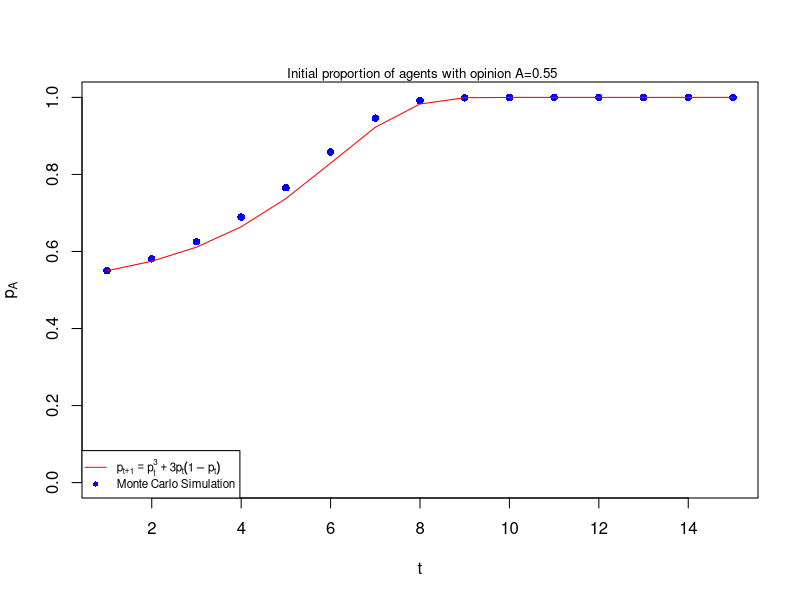

Source code (R):
##******************************************************************##
# Monte Carlo Simulation of the Galam Majority Model in a simple way
# obs:  agents are chosen sequentially
# Galam, Serge. "Sociophysics: a review of Galam models." 
# International Journal of Modern Physics C 19.03 (2008): 409-440.
##******************************************************************##

# Main rule: Iif there is a local majority (2 × 1) in favor of
# one of the two possible opinions, the individual with minority opinion
# will follow the local majority.

nao     = 550  # number of initial A
nbo     = 450  # number of initial B

tmax    = 15   # number of time steps 
nsims   = 5    # number of independent simulations

N       = nao+nbo

ids     = 1:N

out.A.num = matrix(0,nrow=tmax, ncol=nsims)
out.B.num = matrix(0,nrow=tmax, ncol=nsims)

# Loop over monte carlo simulations
for (simu in 1:nsims) {
  
  # initialization
  A.num  = c(nao)
  B.num  = c(nbo)
    
  opi  = c( rep(1, A.num), rep(-1, B.num) )
  opi2 = opi
  
  # Dynamics 
  for (t in 2:tmax) {
    
    # ONE monte carlo step
    for (node in 1:N ) 
    { # one MC Step over the FULL network  
            
      if( opi[ node ] == 1 ) # if node A has opinion +1
      {
        B.den = B.num[t-1]/N
        Cab    = B.den*B.den 
        if( runif(1) <= Cab ) 
        {
          opi2[ node ] = -1
        }
      }
      else
        if( opi[ node ] == -1 ) 
        {
          A.den = A.num[t-1]/N
          Cba = A.den*A.den
          if( runif(1) <= Cba ) 
          {
            opi2[ node ] = +1  
          }      
        }
    } # end of one MC step
    
    opi = opi2              # simultaneous-parallel updating
    
    # Opi of all nodes
    A.num[t] = sum(opi  == +1)
    B.num[t] = sum(opi  == -1)    
  }
  
  # save the results for each configuration(simulation, simu)
  out.A.num[, simu] = A.num
  out.B.num[, simu] = B.num
  cat(simu, " ")
}


###***************** Plot  I ********************#####
A.mean = apply(out.A.num, 1, mean)/N
plot(1:tmax, A.mean,xlim=c(1,tmax), ylim=c(0,1),pch=16,
     ylab=expression(p[A]), xlab="t", type="p", col="blue" )

######**********   interactive map *******************##
p = c( nao/N )

for( t in 2:tmax){
  p[t] = p[t-1]*p[t-1]*p[t-1] + 3*p[t-1]*p[t-1]*(1-p[t-1])
}


###***************** Plot II ********************#####
mtext( sprintf("%s%0.2f", " Initial proportion of agents with opinion A=",p[1] ), 
       side=3, cex=0.8, line=0)

lines(p, col="red", type="l",pch=16)

legend( "bottomleft", 0.95 , cex=0.7, 
        lty = c(1,0), 
        pch = c(NA, 16), 
        col = c( "red","blue"), 
        legend=c( expression(p[t+1]==p[t]^3+3*p[t]*(1-p[t])) ,expression( "Monte Carlo Simulation" ) ) )

